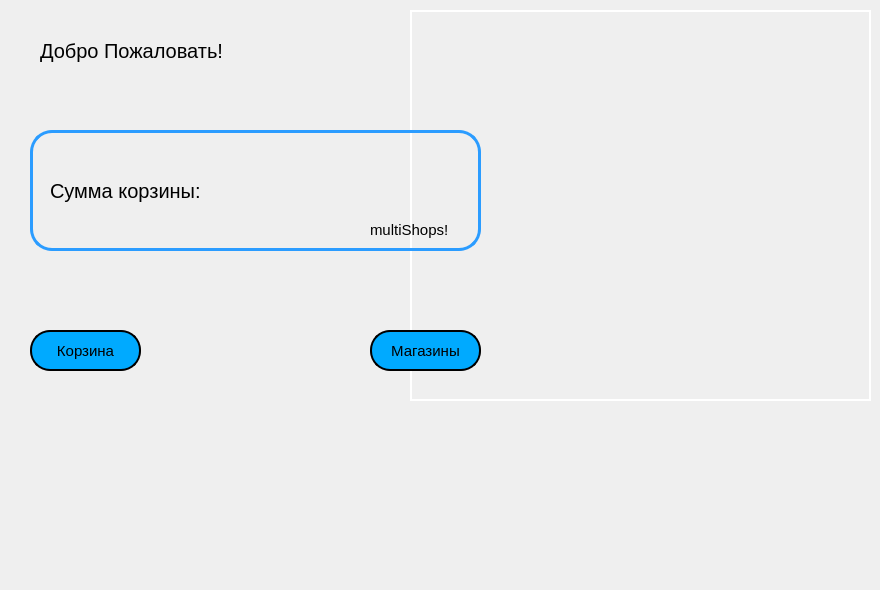
    <widget class="QWidget" name="main">
     <widget class="QLabel" name="backgroundForMainMenu">
      <property name="geometry">
       <rect>
        <x>410</x>
        <y>10</y>
        <width>461</width>
        <height>391</height>
       </rect>
      </property>
      <property name="styleSheet">
       <string notr="true">QLabel
{
		border: 2px solid white;
}</string>
      </property>
      <property name="text">
       <string/>
      </property>
     </widget>
     <widget class="QLabel" name="label">
      <property name="geometry">
       <rect>
        <x>30</x>
        <y>130</y>
        <width>451</width>
        <height>121</height>
       </rect>
      </property>
      <property name="styleSheet">
       <string notr="true">QLabel
{
	border: 3px solid rgb(43, 156, 255);;
	border-radius:22px;
}</string>
      </property>
      <property name="text">
       <string/>
      </property>
     </widget>
     <widget class="QLabel" name="main_hint_label">
      <property name="geometry">
       <rect>
        <x>30</x>
        <y>470</y>
        <width>601</width>
        <height>51</height>
       </rect>
      </property>
      <property name="styleSheet">
       <string notr="true">QLabel
{
	font: 900 9pt &quot;Segoe UI&quot;;
	font-size: 15px;
}</string>
      </property>
      <property name="text">
       <string/>
      </property>
     </widget>
     <widget class="QPushButton" name="basketList_button">
      <property name="geometry">
       <rect>
        <x>30</x>
        <y>330</y>
        <width>111</width>
        <height>41</height>
       </rect>
      </property>
      <property name="styleSheet">
       <string notr="true">QPushButton{
	font: 900 9pt &quot;Segoe UI&quot;;
	border: 2px solid black;
	background-color: rgb(0, 170, 255);
	font-size: 15px;	
	border-radius: 20px;	
	color:black;
}

QPushButton:pressed
{
	background-color: rgb(26, 18, 139);
}

QPushButton:hover
{
	background-color: rgb(14, 118, 255);
}
</string>
      </property>
      <property name="text">
       <string>Корзина</string>
      </property>
     </widget>
     <widget class="QLabel" name="label_4">
      <property name="geometry">
       <rect>
        <x>40</x>
        <y>20</y>
        <width>251</width>
        <height>61</height>
       </rect>
      </property>
      <property name="styleSheet">
       <string notr="true">QLabel
{
	font: 900 9pt &quot;Segoe UI&quot;;
	font-size: 20px;
}</string>
      </property>
      <property name="text">
       <string>Добро Пожаловать!</string>
      </property>
     </widget>
     <widget class="QPushButton" name="shopsList_button">
      <property name="geometry">
       <rect>
        <x>370</x>
        <y>330</y>
        <width>111</width>
        <height>41</height>
       </rect>
      </property>
      <property name="styleSheet">
       <string notr="true">QPushButton{
	font: 900 9pt &quot;Segoe UI&quot;;
	border: 2px solid black;
	background-color: rgb(0, 170, 255);
	font-size: 15px;	
	border-radius: 20px;	
	color:black;
}

QPushButton:pressed
{
	background-color: rgb(26, 18, 139);
}

QPushButton:hover
{
	background-color: rgb(14, 118, 255);
}</string>
      </property>
      <property name="text">
       <string>Магазины</string>
      </property>
     </widget>
     <widget class="QLabel" name="reallySumMain">
      <property name="geometry">
       <rect>
        <x>230</x>
        <y>160</y>
        <width>171</width>
        <height>61</height>
       </rect>
      </property>
      <property name="styleSheet">
       <string notr="true">QLabel
{
	font: 900 9pt &quot;Segoe UI&quot;;
	font-size: 20px;
}</string>
      </property>
      <property name="text">
       <string/>
      </property>
     </widget>
     <widget class="QLabel" name="label_3">
      <property name="geometry">
       <rect>
        <x>370</x>
        <y>220</y>
        <width>101</width>
        <height>20</height>
       </rect>
      </property>
      <property name="styleSheet">
       <string notr="true">QLabel
{
	font: 900 9pt &quot;Segoe UI&quot;;
	font-size: 15px;
}</string>
      </property>
      <property name="text">
       <string>multiShops!</string>
      </property>
     </widget>
     <widget class="QLabel" name="label_2">
      <property name="geometry">
       <rect>
        <x>50</x>
        <y>160</y>
        <width>191</width>
        <height>61</height>
       </rect>
      </property>
      <property name="styleSheet">
       <string notr="true">QLabel
{
	font: 900 9pt &quot;Segoe UI&quot;;
	font-size: 20px;
}</string>
      </property>
      <property name="text">
       <string>Сумма корзины:</string>
      </property>
     </widget>
     <widget class="QLabel" name="basketicon_label">
      <property name="geometry">
       <rect>
        <x>40</x>
        <y>380</y>
        <width>81</width>
        <height>41</height>
       </rect>
      </property>
      <property name="text">
       <string/>
      </property>
     </widget>
     <widget class="QLabel" name="shopsIcon_label">
      <property name="geometry">
       <rect>
        <x>390</x>
        <y>380</y>
        <width>81</width>
        <height>41</height>
       </rect>
      </property>
      <property name="text">
       <string/>
      </property>
     </widget>
     <widget class="QLabel" name="logo_label">
      <property name="geometry">
       <rect>
        <x>670</x>
        <y>500</y>
        <width>91</width>
        <height>81</height>
       </rect>
      </property>
      <property name="text">
       <string/>
      </property>
     </widget>
    </widget>
